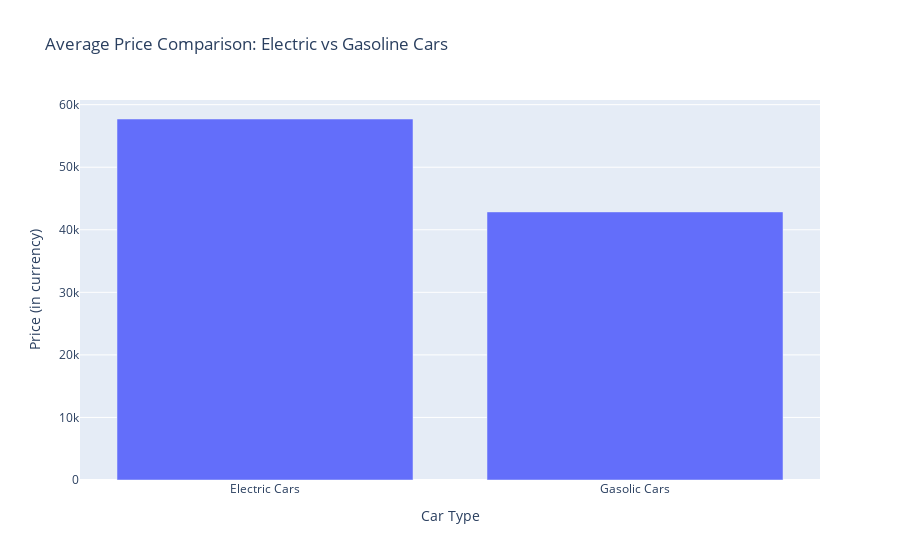

Notebook cell for this chart:
### Code cell
# Creating the bar plot
fig5 = px.bar(
    price_diff.T, 
    x=price_diff.T.index, 
    y='Average Price',  
    title="Average Price Comparison: Electric vs Gasoline Cars",
    labels={'index': 'Car Type', 'Average Price': 'Price (in currency)'}
)

# Display the plot
fig5.show()

### Figure 1 — Plotly figure (JSON) as saved in the notebook; plotly's stock layout.template omitted (floating-point values rounded to 4 significant figures)
{"data": [{"alignmentgroup": "True", "hovertemplate": "Car Type=%{x}<br>Price (in currency)=%{y}<extra></extra>", "legendgroup": "", "marker": {"color": "#636efa", "pattern": {"shape": ""}}, "name": "", "offsetgroup": "", "orientation": "v", "showlegend": false, "textposition": "auto", "type": "bar", "x": ["Electric Cars", "Gasolic Cars"], "xaxis": "x", "y": [57710.0, 42860.0], "yaxis": "y"}], "layout": {"autosize": true, "barmode": "relative", "legend": {"tracegroupgap": 0}, "title": {"text": "Average Price Comparison: Electric vs Gasoline Cars"}, "xaxis": {"anchor": "y", "autorange": true, "domain": [0, 1], "range": [-0.5, 1.5], "title": {"text": "Car Type"}, "type": "category"}, "yaxis": {"anchor": "x", "autorange": true, "domain": [0, 1], "range": [0, 60740.0], "title": {"text": "Price (in currency)"}, "type": "linear"}}}
